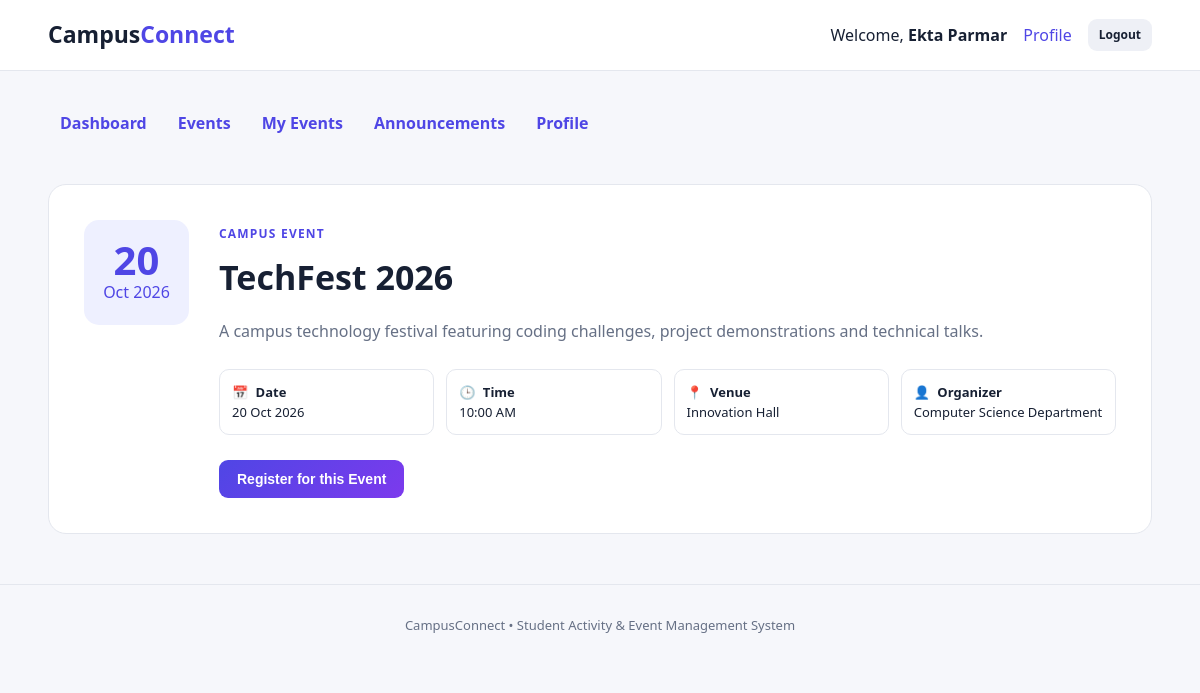
/student/event.php?id=1 (signed in), run on the app's committed database.
### tables this page shows
CREATE TABLE students (
    id INT UNSIGNED AUTO_INCREMENT PRIMARY KEY,
    student_name VARCHAR(100) NOT NULL,
    enrollment_no VARCHAR(30) NOT NULL UNIQUE,
    email VARCHAR(150) NOT NULL UNIQUE,
    phone VARCHAR(20) DEFAULT NULL,
    course VARCHAR(120) NOT NULL,
    semester TINYINT UNSIGNED NOT NULL,
    password VARCHAR(255) NOT NULL,
    created_at TIMESTAMP DEFAULT CURRENT_TIMESTAMP
);

CREATE TABLE events (
    id INT UNSIGNED AUTO_INCREMENT PRIMARY KEY,
    title VARCHAR(150) NOT NULL,
    description TEXT NOT NULL,
    event_date DATE NOT NULL,
    event_time TIME NOT NULL,
    venue VARCHAR(150) NOT NULL,
    organizer VARCHAR(150) NOT NULL,
    max_seats INT UNSIGNED NOT NULL DEFAULT 100,
    created_at TIMESTAMP DEFAULT CURRENT_TIMESTAMP
);

### config.php (called while the page is built, shortened)
<?php
function db()
{
    static $pdo = null;
    if ($pdo === null) {
        $dsn = 'mysql:host=localhost;dbname=campusconnect;charset=utf8mb4';
        $pdo = new PDO($dsn, 'root', '', [
            PDO::ATTR_ERRMODE => PDO::ERRMODE_EXCEPTION,
            PDO::ATTR_DEFAULT_FETCH_MODE => PDO::FETCH_ASSOC,
            PDO::ATTR_EMULATE_PREPARES => false,
        ]);
    }
    return $pdo;
}
function e(mixed $value): string
{
    return htmlspecialchars((string) $value, ENT_QUOTES, 'UTF-8');
}
function current_student(): ?array
{
    $stmt = db()->prepare('SELECT * FROM students WHERE id = ?');
    $stmt->execute([$_SESSION['student_id']]);
    return $stmt->fetch() ?: null;
}
?>

### student/event.php (the view, shortened to what this page needs)
<?php
require 'header.php';
$id = (int) ($_GET['id'] ?? 0);
$stmt = db()->prepare(
    "SELECT e.*,
            (SELECT COUNT(*) FROM event_registrations r WHERE r.event_id = e.id AND r.status = 'Registered') AS registered_count
     FROM events e
     WHERE e.id = ?"
);
$stmt->execute([$id]);
$event = $stmt->fetch();
$stmt = db()->prepare('SELECT * FROM event_registrations WHERE event_id = ? AND student_id = ?');
$stmt->execute([$id, $student['id']]);
$registration = $stmt->fetch();
?>
<div class="detail-card">
    <div class="detail-date"><strong><?= date('d', strtotime($event['event_date'])) ?></strong><span><?= date('M Y', strtotime($event['event_date'])) ?></span></div>
    <div class="detail-content">
        <span class="eyebrow">Campus Event</span>
        <h1><?= e($event['title']) ?></h1>
        <p class="lead"><?= e($event['description']) ?></p>
        <div class="detail-grid">
            <div>📅 <strong>Date</strong><br><?= date('d M Y', strtotime($event['event_date'])) ?></div>
            <div>🕒 <strong>Time</strong><br><?= date('h:i A', strtotime($event['event_time'])) ?></div>
            <div>📍 <strong>Venue</strong><br><?= e($event['venue']) ?></div>
            <div>👤 <strong>Organizer</strong><br><?= e($event['organizer']) ?></div>
        </div>
        <?php if ($registration && $registration['status'] === 'Registered'): ?>
            <div class="registered-box">✓ You are registered for this event.</div>
        <?php elseif (strtotime($event['event_date']) < strtotime(date('Y-m-d'))): ?>
            <div class="alert danger">Registration is closed because this event has passed.</div>
        <?php elseif ((int) $event['registered_count'] >= (int) $event['max_seats']): ?>
            <div class="alert danger">This event is currently full.</div>
        <?php else: ?>
            <form method="post">
                <button class="btn btn-primary" type="submit">Register for this Event</button>
            </form>
        <?php endif; ?>
    </div>
</div>
<?php require 'footer.php'; ?>

### student/header.php (shortened to what this page needs)
<?php
require_once '../config.php';
$student = current_student();
?>
<!DOCTYPE html>
<html lang="en">
<head>
    <link rel="stylesheet" href="../assets/style.css">
</head>
<body>
<nav class="navbar">
    <div class="container nav-inner">
        <a class="brand" href="dashboard.php">Campus<span>Connect</span></a>
        <div class="nav-user">
            <span>Welcome, <strong><?= e($student['student_name']) ?></strong></span>
            <a href="profile.php">Profile</a>
            <a class="btn btn-light btn-sm" href="../logout.php">Logout</a>
        </div>
    </div>
</nav>
<div class="container page">
    <nav class="tabs">
        <a href="dashboard.php">Dashboard</a>
        <a href="events.php">Events</a>
        <a href="my_events.php">My Events</a>
        <a href="announcements.php">Announcements</a>
        <a href="profile.php">Profile</a>
    </nav>

### assets/style.css (style rules this page uses)
:root { --primary: #4f46e5; --secondary: #7c3aed; --dark: #172033; --muted: #667085; --background: #f6f7fb; --white: #ffffff; --border: #e4e7ee; --success: #087f5b; --danger: #c92a2a; }
* { box-sizing: border-box; }
body { margin: 0; font-family: "Segoe UI", Arial, sans-serif; color: var(--dark); background: var(--background); line-height: 1.55; }
a { color: var(--primary); text-decoration: none; }
.container { width: min(1120px, 92%); margin: auto; }
.navbar { background: var(--white); border-bottom: 1px solid var(--border); }
.nav-inner { min-height: 70px; display: flex; align-items: center; justify-content: space-between; gap: 20px; }
.brand { color: var(--dark); font-size: 23px; font-weight: 800; }
.brand span { color: var(--primary); }
.nav-actions, .nav-user { display: flex; align-items: center; gap: 16px; }
.btn { border: 0; border-radius: 9px; padding: 11px 18px; display: inline-block; font-weight: 700; cursor: pointer; font-size: 14px; }
.btn-primary { color: #fff; background: linear-gradient(135deg, var(--primary), var(--secondary)); }
.btn-light { color: var(--dark); background: #eef0f6; }
.btn-sm { padding: 7px 11px; font-size: 12px; }
.eyebrow { color: var(--primary); font-size: 12px; font-weight: 800; letter-spacing: 1.2px; text-transform: uppercase; }
.page { padding-top: 20px; }
.tabs { display: flex; gap: 7px; overflow-x: auto; padding: 12px 0 20px; }
.tabs a { padding: 8px 12px; border-radius: 7px; font-weight: 700; white-space: nowrap; }
.detail-card { display: flex; gap: 30px; padding: 35px; margin-top: 20px; background: #fff; border: 1px solid var(--border); border-radius: 18px; }
.detail-date { min-width: 105px; height: 105px; display: flex; flex-direction: column; align-items: center; justify-content: center; border-radius: 15px; color: var(--primary); background: #eef0ff; }
.detail-date strong { font-size: 40px; line-height: 1; }
.detail-content { flex: 1; }
.detail-content h1 { font-size: 34px; margin: 6px 0; }
.lead { color: var(--muted); font-size: 16px; }
.detail-grid { display: grid; grid-template-columns: repeat(4, 1fr); gap: 12px; margin: 25px 0; }
.detail-grid > div { padding: 12px; border: 1px solid var(--border); border-radius: 10px; font-size: 13px; }
.detail-grid strong { display: inline-block; margin-left: 4px; }

### data on the page
students: student_name "Ekta Parmar"
events: event_date "20", event_date "Oct 2026", title "TechFest 2026", description "A campus technology festival featuring coding challenges, project demonstrations and technical talks.", event_date "20 Oct 2026", event_time "10:00 AM", venue "Innovation Hall", organizer "Computer Science Department"
